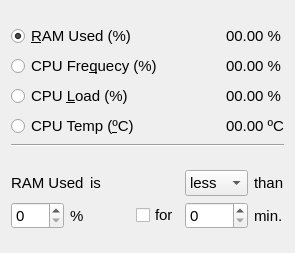
            <widget class="QWidget" name="tabSystemLoad">
             <attribute name="title">
              <string>System Load</string>
             </attribute>
             <layout class="QGridLayout" name="gridLayout_9">
              <item row="0" column="0">
               <spacer name="verticalSpacer_7">
                <property name="orientation">
                 <enum>Qt::Vertical</enum>
                </property>
                <property name="sizeHint" stdset="0">
                 <size>
                  <width>18</width>
                  <height>13</height>
                 </size>
                </property>
               </spacer>
              </item>
              <item row="1" column="0">
               <layout class="QGridLayout" name="gridLayout_4">
                <item row="0" column="0">
                 <widget class="QRadioButton" name="radioButtonSystemLoadRAMUsed">
                  <property name="font">
                   <font>
                    <pointsize>11</pointsize>
                   </font>
                  </property>
                  <property name="locale">
                   <locale language="English" country="UnitedStates"/>
                  </property>
                  <property name="text">
                   <string>&amp;RAM Used (%)</string>
                  </property>
                  <property name="checked">
                   <bool>true</bool>
                  </property>
                  <attribute name="buttonGroup">
                   <string notr="true">buttonGroupSystemLoad</string>
                  </attribute>
                 </widget>
                </item>
                <item row="0" column="1">
                 <spacer name="horizontalSpacer">
                  <property name="orientation">
                   <enum>Qt::Horizontal</enum>
                  </property>
                  <property name="sizeHint" stdset="0">
                   <size>
                    <width>40</width>
                    <height>20</height>
                   </size>
                  </property>
                 </spacer>
                </item>
                <item row="0" column="2">
                 <widget class="QLabel" name="labelSystemLoadRAMUsed">
                  <property name="font">
                   <font>
                    <pointsize>11</pointsize>
                   </font>
                  </property>
                  <property name="locale">
                   <locale language="English" country="UnitedStates"/>
                  </property>
                  <property name="text">
                   <string>00.00 %</string>
                  </property>
                  <property name="textFormat">
                   <enum>Qt::AutoText</enum>
                  </property>
                 </widget>
                </item>
                <item row="1" column="0">
                 <widget class="QRadioButton" name="radioButtonSystemLoadCPUFrequency">
                  <property name="font">
                   <font>
                    <pointsize>11</pointsize>
                   </font>
                  </property>
                  <property name="locale">
                   <locale language="English" country="UnitedStates"/>
                  </property>
                  <property name="text">
                   <string>CPU Fre&amp;quecy (%)</string>
                  </property>
                  <attribute name="buttonGroup">
                   <string notr="true">buttonGroupSystemLoad</string>
                  </attribute>
                 </widget>
                </item>
                <item row="1" column="1">
                 <spacer name="horizontalSpacer_2">
                  <property name="orientation">
                   <enum>Qt::Horizontal</enum>
                  </property>
                  <property name="sizeHint" stdset="0">
                   <size>
                    <width>40</width>
                    <height>20</height>
                   </size>
                  </property>
                 </spacer>
                </item>
                <item row="1" column="2">
                 <widget class="QLabel" name="labelSystemLoadCPUFrequency">
                  <property name="font">
                   <font>
                    <pointsize>11</pointsize>
                   </font>
                  </property>
                  <property name="locale">
                   <locale language="English" country="UnitedStates"/>
                  </property>
                  <property name="text">
                   <string>00.00 %</string>
                  </property>
                  <property name="textFormat">
                   <enum>Qt::AutoText</enum>
                  </property>
                 </widget>
                </item>
                <item row="2" column="0">
                 <widget class="QRadioButton" name="radioButtonSystemLoadCPU">
                  <property name="font">
                   <font>
                    <pointsize>11</pointsize>
                   </font>
                  </property>
                  <property name="locale">
                   <locale language="English" country="UnitedStates"/>
                  </property>
                  <property name="text">
                   <string>CPU &amp;Load (%)</string>
                  </property>
                  <attribute name="buttonGroup">
                   <string notr="true">buttonGroupSystemLoad</string>
                  </attribute>
                 </widget>
                </item>
                <item row="2" column="1">
                 <spacer name="horizontalSpacer_3">
                  <property name="orientation">
                   <enum>Qt::Horizontal</enum>
                  </property>
                  <property name="sizeHint" stdset="0">
                   <size>
                    <width>40</width>
                    <height>20</height>
                   </size>
                  </property>
                 </spacer>
                </item>
                <item row="2" column="2">
                 <widget class="QLabel" name="labelSystemLoadCPULoad">
                  <property name="font">
                   <font>
                    <pointsize>11</pointsize>
                   </font>
                  </property>
                  <property name="locale">
                   <locale language="English" country="UnitedStates"/>
                  </property>
                  <property name="text">
                   <string>00.00 %</string>
                  </property>
                  <property name="textFormat">
                   <enum>Qt::AutoText</enum>
                  </property>
                 </widget>
                </item>
                <item row="3" column="0">
                 <widget class="QRadioButton" name="radioButtonSystemLoadCPUTemp">
                  <property name="font">
                   <font>
                    <pointsize>11</pointsize>
                   </font>
                  </property>
                  <property name="locale">
                   <locale language="English" country="UnitedStates"/>
                  </property>
                  <property name="text">
                   <string>CPU Temp (&amp;ºC)</string>
                  </property>
                  <attribute name="buttonGroup">
                   <string notr="true">buttonGroupSystemLoad</string>
                  </attribute>
                 </widget>
                </item>
                <item row="3" column="1">
                 <spacer name="horizontalSpacer_4">
                  <property name="orientation">
                   <enum>Qt::Horizontal</enum>
                  </property>
                  <property name="sizeHint" stdset="0">
                   <size>
                    <width>40</width>
                    <height>20</height>
                   </size>
                  </property>
                 </spacer>
                </item>
                <item row="3" column="2">
                 <widget class="QLabel" name="labelSystemLoadCPUTemp">
                  <property name="font">
                   <font>
                    <pointsize>11</pointsize>
                   </font>
                  </property>
                  <property name="locale">
                   <locale language="English" country="UnitedStates"/>
                  </property>
                  <property name="text">
                   <string>00.00 ºC</string>
                  </property>
                  <property name="textFormat">
                   <enum>Qt::AutoText</enum>
                  </property>
                 </widget>
                </item>
               </layout>
              </item>
              <item row="2" column="0">
               <widget class="Line" name="line">
                <property name="orientation">
                 <enum>Qt::Horizontal</enum>
                </property>
               </widget>
              </item>
              <item row="3" column="0">
               <spacer name="verticalSpacer_5">
                <property name="orientation">
                 <enum>Qt::Vertical</enum>
                </property>
                <property name="sizeHint" stdset="0">
                 <size>
                  <width>18</width>
                  <height>17</height>
                 </size>
                </property>
               </spacer>
              </item>
              <item row="4" column="0">
               <layout class="QGridLayout" name="gridLayout_8">
                <item row="0" column="0" colspan="2">
                 <widget class="QLabel" name="labelSystemLoadTitle">
                  <property name="font">
                   <font>
                    <pointsize>11</pointsize>
                   </font>
                  </property>
                  <property name="locale">
                   <locale language="English" country="UnitedStates"/>
                  </property>
                  <property name="text">
                   <string>RAM Used</string>
                  </property>
                 </widget>
                </item>
                <item row="0" column="3">
                 <spacer name="horizontalSpacer_5">
                  <property name="orientation">
                   <enum>Qt::Horizontal</enum>
                  </property>
                  <property name="sizeHint" stdset="0">
                   <size>
                    <width>40</width>
                    <height>20</height>
                   </size>
                  </property>
                 </spacer>
                </item>
                <item row="0" column="4">
                 <widget class="QComboBox" name="comboBoxSystemLoad">
                  <property name="font">
                   <font>
                    <pointsize>11</pointsize>
                   </font>
                  </property>
                  <property name="locale">
                   <locale language="English" country="UnitedStates"/>
                  </property>
                  <property name="minimumContentsLength">
                   <number>0</number>
                  </property>
                  <item>
                   <property name="text">
                    <string>less</string>
                   </property>
                  </item>
                  <item>
                   <property name="text">
                    <string>more</string>
                   </property>
                  </item>
                 </widget>
                </item>
                <item row="0" column="5">
                 <widget class="QLabel" name="labelSystemLoadThan">
                  <property name="font">
                   <font>
                    <pointsize>11</pointsize>
                   </font>
                  </property>
                  <property name="locale">
                   <locale language="English" country="UnitedStates"/>
                  </property>
                  <property name="text">
                   <string>than</string>
                  </property>
                 </widget>
                </item>
                <item row="1" column="0">
                 <widget class="QSpinBox" name="spinBoxSystemLoadUnit">
                  <property name="font">
                   <font>
                    <pointsize>11</pointsize>
                   </font>
                  </property>
                  <property name="locale">
                   <locale language="English" country="UnitedStates"/>
                  </property>
                  <property name="maximum">
                   <number>100</number>
                  </property>
                 </widget>
                </item>
                <item row="1" column="1">
                 <widget class="QLabel" name="labelSystemLoadUnitSymbol">
                  <property name="font">
                   <font>
                    <pointsize>11</pointsize>
                   </font>
                  </property>
                  <property name="locale">
                   <locale language="English" country="UnitedStates"/>
                  </property>
                  <property name="text">
                   <string>%</string>
                  </property>
                 </widget>
                </item>
                <item row="1" column="4">
                 <widget class="QSpinBox" name="spinBoxSystemLoadMinutes">
                  <property name="font">
                   <font>
                    <pointsize>11</pointsize>
                   </font>
                  </property>
                  <property name="locale">
                   <locale language="English" country="UnitedStates"/>
                  </property>
                  <property name="maximum">
                   <number>300</number>
                  </property>
                 </widget>
                </item>
                <item row="1" column="5">
                 <widget class="QLabel" name="labelSystemLoadMin">
                  <property name="font">
                   <font>
                    <pointsize>11</pointsize>
                   </font>
                  </property>
                  <property name="locale">
                   <locale language="English" country="UnitedStates"/>
                  </property>
                  <property name="text">
                   <string>min.</string>
                  </property>
                 </widget>
                </item>
                <item row="1" column="3">
                 <widget class="QCheckBox" name="checkBoxSystemLoadFor">
                  <property name="sizePolicy">
                   <sizepolicy hsizetype="Minimum" vsizetype="Fixed">
                    <horstretch>0</horstretch>
                    <verstretch>0</verstretch>
                   </sizepolicy>
                  </property>
                  <property name="font">
                   <font>
                    <pointsize>11</pointsize>
                   </font>
                  </property>
                  <property name="text">
                   <string>for</string>
                  </property>
                 </widget>
                </item>
                <item row="1" column="2">
                 <spacer name="horizontalSpacer_23">
                  <property name="orientation">
                   <enum>Qt::Horizontal</enum>
                  </property>
                  <property name="sizeHint" stdset="0">
                   <size>
                    <width>40</width>
                    <height>20</height>
                   </size>
                  </property>
                 </spacer>
                </item>
                <item row="0" column="2">
                 <widget class="QLabel" name="labelSystemLoadIs">
                  <property name="font">
                   <font>
                    <pointsize>11</pointsize>
                   </font>
                  </property>
                  <property name="text">
                   <string>is</string>
                  </property>
                 </widget>
                </item>
               </layout>
              </item>
              <item row="5" column="0">
               <spacer name="verticalSpacer_6">
                <property name="orientation">
                 <enum>Qt::Vertical</enum>
                </property>
                <property name="sizeHint" stdset="0">
                 <size>
                  <width>18</width>
                  <height>13</height>
                 </size>
                </property>
               </spacer>
              </item>
             </layout>
            </widget>
